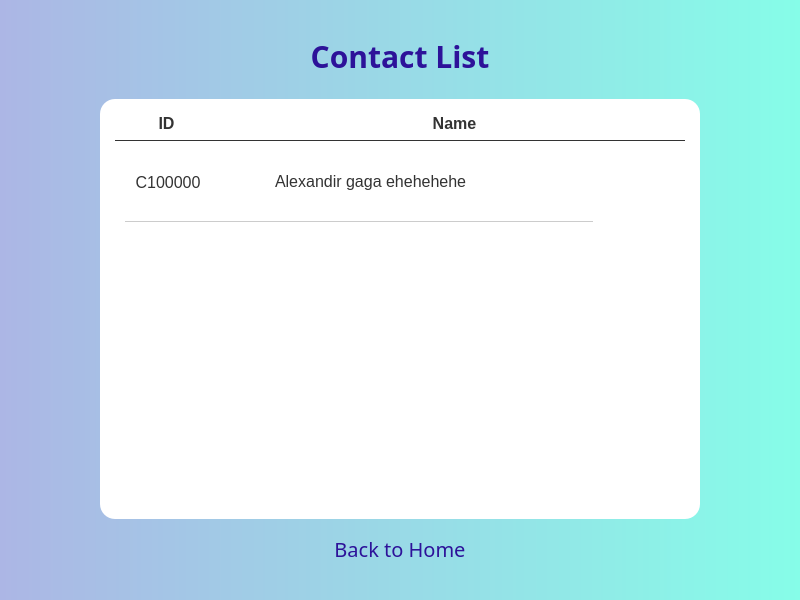
<?xml version="1.0" encoding="UTF-8"?>
<ui version="4.0">
 <class>MainWindow</class>
 <widget class="QMainWindow" name="MainWindow">
  <property name="geometry">
   <rect>
    <x>0</x>
    <y>0</y>
    <width>800</width>
    <height>600</height>
   </rect>
  </property>
  <property name="minimumSize">
   <size>
    <width>800</width>
    <height>600</height>
   </size>
  </property>
  <property name="maximumSize">
   <size>
    <width>800</width>
    <height>600</height>
   </size>
  </property>
  <property name="windowTitle">
   <string>Contact List</string>
  </property>
  <widget class="QWidget" name="centralwidget">
   <property name="styleSheet">
    <string notr="true">QPushButton {
	outline: none !important; 
}

QLabel {
	font-size: 16px;
	color: #333;
}</string>
   </property>
   <widget class="QStackedWidget" name="stackedWidget">
    <property name="geometry">
     <rect>
      <x>0</x>
      <y>0</y>
      <width>800</width>
      <height>600</height>
     </rect>
    </property>
    <property name="styleSheet">
     <string notr="true">QStackedWidget QWidget#homePage, QStackedWidget QWidget#listPage, QStackedWidget QWidget#detailPage, QStackedWidget QWidget#aboutPage {
background: qlineargradient( x1:0 y1:0, x2:1 y2:0, stop:0 #acb6e5,  stop:1 #86fde8);
}</string>
    </property>
    <property name="currentIndex">
     <number>1</number>
    </property>
    <widget class="QWidget" name="homePage">
     <property name="styleSheet">
      <string notr="true"/>
     </property>
     <widget class="QLabel" name="label">
      <property name="geometry">
       <rect>
        <x>0</x>
        <y>80</y>
        <width>800</width>
        <height>80</height>
       </rect>
      </property>
      <property name="font">
       <font>
        <family>SVN-Cookies</family>
        <pointsize>-1</pointsize>
        <weight>75</weight>
        <bold>true</bold>
       </font>
      </property>
      <property name="styleSheet">
       <string notr="true">font-size: 48px;
color: #2d1299;
font-weight: bold;</string>
      </property>
      <property name="text">
       <string>Digital Contact List</string>
      </property>
      <property name="scaledContents">
       <bool>false</bool>
      </property>
      <property name="alignment">
       <set>Qt::AlignCenter</set>
      </property>
     </widget>
     <widget class="QWidget" name="widget" native="true">
      <property name="geometry">
       <rect>
        <x>290</x>
        <y>250</y>
        <width>220</width>
        <height>240</height>
       </rect>
      </property>
      <property name="styleSheet">
       <string notr="true">QPushButton {
	background: qlineargradient( x1:0 y1:0, x2:1 y2:0, stop:0 #2d1299,  stop:1 #2980b9);
	padding: 10px 8px 12px 8px;
	font-size: 24px;
	color: #fff;
	border: none;
	border-radius: 15px;
}

QPushButton:hover {
	background: qlineargradient( x1:0 y1:0, x2:1 y2:0, stop:0 #8e2de2,  stop:1 #4a00e0);
}</string>
      </property>
      <layout class="QVBoxLayout" name="verticalLayout_2">
       <property name="spacing">
        <number>16</number>
       </property>
       <item>
        <widget class="QPushButton" name="contactListBtn">
         <property name="font">
          <font>
           <family>SVN-Cookies</family>
           <pointsize>-1</pointsize>
           <weight>50</weight>
           <bold>false</bold>
          </font>
         </property>
         <property name="cursor">
          <cursorShape>PointingHandCursor</cursorShape>
         </property>
         <property name="styleSheet">
          <string notr="true"/>
         </property>
         <property name="text">
          <string>Contact List</string>
         </property>
        </widget>
       </item>
       <item>
        <widget class="QPushButton" name="aboutUsBtn">
         <property name="font">
          <font>
           <family>SVN-Cookies</family>
           <pointsize>-1</pointsize>
           <weight>50</weight>
           <bold>false</bold>
          </font>
         </property>
         <property name="cursor">
          <cursorShape>PointingHandCursor</cursorShape>
         </property>
         <property name="text">
          <string>About Us</string>
         </property>
        </widget>
       </item>
       <item>
        <widget class="QPushButton" name="exitBtn">
         <property name="font">
          <font>
           <family>SVN-Cookies</family>
           <pointsize>-1</pointsize>
           <weight>50</weight>
           <bold>false</bold>
          </font>
         </property>
         <property name="cursor">
          <cursorShape>PointingHandCursor</cursorShape>
         </property>
         <property name="text">
          <string>Exit</string>
         </property>
        </widget>
       </item>
      </layout>
     </widget>
     <widget class="QLabel" name="label_11">
      <property name="geometry">
       <rect>
        <x>370</x>
        <y>160</y>
        <width>64</width>
        <height>64</height>
       </rect>
      </property>
      <property name="text">
       <string/>
      </property>
      <property name="pixmap">
       <pixmap>assets/icons/contact.png</pixmap>
      </property>
      <property name="scaledContents">
       <bool>true</bool>
      </property>
     </widget>
    </widget>
    <widget class="QWidget" name="listPage">
     <widget class="QLabel" name="label_2">
      <property name="geometry">
       <rect>
        <x>0</x>
        <y>30</y>
        <width>800</width>
        <height>51</height>
       </rect>
      </property>
      <property name="font">
       <font>
        <family>SVN-Cookies</family>
        <pointsize>-1</pointsize>
        <weight>75</weight>
        <bold>true</bold>
       </font>
      </property>
      <property name="styleSheet">
       <string notr="true">font-size: 30px;
color: #2d1299;
font-weight: bold;</string>
      </property>
      <property name="text">
       <string>Contact List</string>
      </property>
      <property name="alignment">
       <set>Qt::AlignCenter</set>
      </property>
     </widget>
     <widget class="QWidget" name="listWidget" native="true">
      <property name="geometry">
       <rect>
        <x>100</x>
        <y>99</y>
        <width>600</width>
        <height>420</height>
       </rect>
      </property>
      <property name="styleSheet">
       <string notr="true">QWidget#listWidget {
	border-radius: 15px;
}

QWidget {
	background-color: #fff;
}</string>
      </property>
      <layout class="QVBoxLayout" name="verticalLayout">
       <property name="spacing">
        <number>0</number>
       </property>
       <property name="leftMargin">
        <number>15</number>
       </property>
       <property name="topMargin">
        <number>15</number>
       </property>
       <property name="rightMargin">
        <number>15</number>
       </property>
       <property name="bottomMargin">
        <number>15</number>
       </property>
       <item>
        <widget class="QFrame" name="frame">
         <property name="styleSheet">
          <string notr="true">font-size: 16px;
color: #333;
font-weight: bold;</string>
         </property>
         <layout class="QHBoxLayout" name="horizontalLayout" stretch="2,9">
          <property name="leftMargin">
           <number>0</number>
          </property>
          <property name="topMargin">
           <number>0</number>
          </property>
          <property name="rightMargin">
           <number>0</number>
          </property>
          <property name="bottomMargin">
           <number>7</number>
          </property>
          <item>
           <widget class="QLabel" name="label_8">
            <property name="text">
             <string>ID</string>
            </property>
            <property name="alignment">
             <set>Qt::AlignCenter</set>
            </property>
           </widget>
          </item>
          <item>
           <widget class="QLabel" name="label_9">
            <property name="text">
             <string>Name</string>
            </property>
            <property name="alignment">
             <set>Qt::AlignCenter</set>
            </property>
           </widget>
          </item>
         </layout>
        </widget>
       </item>
       <item>
        <widget class="QScrollArea" name="listScrollWrapper">
         <property name="styleSheet">
          <string notr="true">QScrollArea {
	border: none;
	border-radius: 20px;
}

QScrollBar:vertical {              
	/*border: 1px solid #999999;*/
	border-radius: 5px;
    background: transparent;
    width: 12px;    
    margin: 0px 0px 0px 0px;
}

QScrollBar::handle:vertical {
    background: #f27d85;
	border-radius: 5px;
}

QScrollBar::add-line:vertical {
    height: 0px;
    subcontrol-position: bottom;
    subcontrol-origin: margin;
}

QScrollBar::sub-line:vertical {
    height: 0 px;
    subcontrol-position: top;
    subcontrol-origin: margin;
}</string>
         </property>
         <property name="widgetResizable">
          <bool>true</bool>
         </property>
         <widget class="QWidget" name="listScrollArea">
          <property name="geometry">
           <rect>
            <x>0</x>
            <y>0</y>
            <width>570</width>
            <height>364</height>
           </rect>
          </property>
          <widget class="QFrame" name="frame_4">
           <property name="geometry">
            <rect>
             <x>10</x>
             <y>10</y>
             <width>531</width>
             <height>81</height>
            </rect>
           </property>
           <property name="styleSheet">
            <string notr="true">QFrame#frame_4 {
	border-bottom: 1px solid #ccc;
}</string>
           </property>
           <layout class="QHBoxLayout" name="horizontalLayout_3" stretch="0,0,8">
            <property name="sizeConstraint">
             <enum>QLayout::SetFixedSize</enum>
            </property>
            <property name="leftMargin">
             <number>11</number>
            </property>
            <property name="topMargin">
             <number>0</number>
            </property>
            <property name="rightMargin">
             <number>0</number>
            </property>
            <property name="bottomMargin">
             <number>8</number>
            </property>
            <item>
             <widget class="QLabel" name="label_15">
              <property name="minimumSize">
               <size>
                <width>64</width>
                <height>64</height>
               </size>
              </property>
              <property name="maximumSize">
               <size>
                <width>64</width>
                <height>64</height>
               </size>
              </property>
              <property name="text">
               <string>C100000</string>
              </property>
              <property name="alignment">
               <set>Qt::AlignCenter</set>
              </property>
             </widget>
            </item>
            <item>
             <spacer name="horizontalSpacer_2">
              <property name="orientation">
               <enum>Qt::Horizontal</enum>
              </property>
              <property name="sizeType">
               <enum>QSizePolicy::Fixed</enum>
              </property>
              <property name="sizeHint" stdset="0">
               <size>
                <width>50</width>
                <height>20</height>
               </size>
              </property>
             </spacer>
            </item>
            <item>
             <widget class="QWidget" name="widget_6" native="true">
              <property name="minimumSize">
               <size>
                <width>383</width>
                <height>71</height>
               </size>
              </property>
              <layout class="QHBoxLayout" name="horizontalLayout_5" stretch="1,0">
               <property name="spacing">
                <number>10</number>
               </property>
               <property name="sizeConstraint">
                <enum>QLayout::SetFixedSize</enum>
               </property>
               <property name="leftMargin">
                <number>0</number>
               </property>
               <property name="topMargin">
                <number>0</number>
               </property>
               <property name="rightMargin">
                <number>0</number>
               </property>
               <property name="bottomMargin">
                <number>0</number>
               </property>
               <item>
                <widget class="QLabel" name="label_16">
                 <property name="maximumSize">
                  <size>
                   <width>64</width>
                   <height>64</height>
                  </size>
                 </property>
                 <property name="text">
                  <string/>
                 </property>
                 <property name="pixmap">
                  <pixmap>alexis_barnett_sm.png</pixmap>
                 </property>
                </widget>
               </item>
               <item>
                <widget class="QLabel" name="label_17">
                 <property name="minimumSize">
                  <size>
                   <width>318</width>
                   <height>0</height>
                  </size>
                 </property>
                 <property name="text">
                  <string>Alexandir gaga ehehehehe</string>
                 </property>
                 <property name="wordWrap">
                  <bool>false</bool>
                 </property>
                </widget>
               </item>
              </layout>
             </widget>
            </item>
           </layout>
          </widget>
         </widget>
        </widget>
       </item>
      </layout>
     </widget>
     <widget class="QLabel" name="label_10">
      <property name="geometry">
       <rect>
        <x>115</x>
        <y>140</y>
        <width>570</width>
        <height>1</height>
       </rect>
      </property>
      <property name="styleSheet">
       <string notr="true">border-top: 2px solid #333;</string>
      </property>
      <property name="text">
       <string/>
      </property>
     </widget>
     <widget class="QPushButton" name="listBackBtn">
      <property name="geometry">
       <rect>
        <x>300</x>
        <y>535</y>
        <width>200</width>
        <height>28</height>
       </rect>
      </property>
      <property name="font">
       <font>
        <family>SVN-Cookies</family>
        <pointsize>-1</pointsize>
       </font>
      </property>
      <property name="cursor">
       <cursorShape>PointingHandCursor</cursorShape>
      </property>
      <property name="styleSheet">
       <string notr="true">QPushButton {
font-size: 20px;
color: #2d1299;
background-color: none;
border: none;
}

QPushButton:hover {
color: #8e2de2;
}</string>
      </property>
      <property name="text">
       <string>Back to Home</string>
      </property>
     </widget>
    </widget>
    <widget class="QWidget" name="detailPage">
     <property name="styleSheet">
      <string notr="true"/>
     </property>
     <widget class="QPushButton" name="detailBackBtn">
      <property name="geometry">
       <rect>
        <x>289</x>
        <y>532</y>
        <width>221</width>
        <height>28</height>
       </rect>
      </property>
      <property name="font">
       <font>
        <family>SVN-Cookies</family>
        <pointsize>-1</pointsize>
       </font>
      </property>
      <property name="cursor">
       <cursorShape>PointingHandCursor</cursorShape>
      </property>
      <property name="styleSheet">
       <string notr="true">font-size: 20px;
color: #2d1299;
background-color: none;
border: none;</string>
      </property>
      <property name="text">
       <string>Back to Contact List</string>
      </property>
     </widget>
     <widget class="QWidget" name="detailWrapper" native="true">
      <property name="geometry">
       <rect>
        <x>120</x>
        <y>57</y>
        <width>560</width>
        <height>461</height>
       </rect>
      </property>
      <property name="styleSheet">
       <string notr="true">QWidget#detailWrapper {
	background-color: #fff;
	border-radius: 15px;
}</string>
      </property>
      <widget class="QLabel" name="detailImg">
       <property name="geometry">
        <rect>
         <x>150</x>
         <y>20</y>
         <width>260</width>
         <height>260</height>
        </rect>
       </property>
       <property name="styleSheet">
        <string notr="true">border: 1px solid #ccc;
border-radius: 20px;</string>
       </property>
       <property name="text">
        <string/>
       </property>
       <property name="pixmap">
        <pixmap>alexis_barnett.png</pixmap>
       </property>
       <property name="scaledContents">
        <bool>true</bool>
       </property>
      </widget>
      <widget class="QLabel" name="detailName">
       <property name="geometry">
        <rect>
         <x>0</x>
         <y>297</y>
         <width>560</width>
         <height>51</height>
        </rect>
       </property>
       <property name="styleSheet">
        <string notr="true">font-size: 28px;
color: #2d1299;
font-weight: bold;</string>
       </property>
       <property name="text">
        <string>Alexandir gaga ehehehehe</string>
       </property>
       <property name="alignment">
        <set>Qt::AlignCenter</set>
       </property>
      </widget>
      <widget class="QWidget" name="widget_3" native="true">
       <property name="geometry">
        <rect>
         <x>50</x>
         <y>344</y>
         <width>460</width>
         <height>48</height>
        </rect>
       </property>
       <property name="styleSheet">
        <string notr="true">QLabel {
	font-size: 16px;
	color: #333;
}</string>
       </property>
       <layout class="QHBoxLayout" name="horizontalLayout_2" stretch="0,1,0,1,0">
        <property name="sizeConstraint">
         <enum>QLayout::SetDefaultConstraint</enum>
        </property>
        <property name="leftMargin">
         <number>0</number>
        </property>
        <property name="topMargin">
         <number>5</number>
        </property>
        <property name="rightMargin">
         <number>0</number>
        </property>
        <property name="bottomMargin">
         <number>5</number>
        </property>
        <item>
         <widget class="QLabel" name="label_6">
          <property name="maximumSize">
           <size>
            <width>32</width>
            <height>32</height>
           </size>
          </property>
          <property name="font">
           <font>
            <pointsize>-1</pointsize>
            <weight>50</weight>
            <bold>false</bold>
           </font>
          </property>
          <property name="text">
           <string/>
          </property>
          <property name="pixmap">
           <pixmap>assets/icons/phone.png</pixmap>
          </property>
          <property name="scaledContents">
           <bool>true</bool>
          </property>
          <property name="alignment">
           <set>Qt::AlignCenter</set>
          </property>
         </widget>
        </item>
        <item>
         <widget class="QLabel" name="detailPhone">
          <property name="styleSheet">
           <string notr="true">font-weight: bold;</string>
          </property>
          <property name="text">
           <string>01234567890</string>
          </property>
         </widget>
        </item>
        <item>
         <spacer name="horizontalSpacer">
          <property name="orientation">
           <enum>Qt::Horizontal</enum>
          </property>
          <property name="sizeType">
           <enum>QSizePolicy::Preferred</enum>
          </property>
          <property name="sizeHint" stdset="0">
           <size>
            <width>40</width>
            <height>20</height>
           </size>
          </property>
         </spacer>
        </item>
        <item>
         <widget class="QLabel" name="detailMail">
          <property name="styleSheet">
           <string notr="true">font-weight: bold;</string>
          </property>
          <property name="text">
           <string>aaaaaaacdef@gmail.com</string>
          </property>
          <property name="alignment">
           <set>Qt::AlignRight|Qt::AlignTrailing|Qt::AlignVCenter</set>
          </property>
         </widget>
        </item>
        <item>
         <widget class="QLabel" name="label_12">
          <property name="maximumSize">
           <size>
            <width>32</width>
            <height>32</height>
           </size>
          </property>
          <property name="text">
           <string/>
          </property>
          <property name="pixmap">
           <pixmap>assets/icons/email.png</pixmap>
          </property>
          <property name="scaledContents">
           <bool>true</bool>
          </property>
         </widget>
        </item>
       </layout>
      </widget>
      <widget class="QWidget" name="widget_5" native="true">
       <property name="geometry">
        <rect>
         <x>150</x>
         <y>280</y>
         <width>260</width>
         <height>31</height>
        </rect>
       </property>
       <property name="styleSheet">
        <string notr="true">font-size: 16px;</string>
       </property>
       <layout class="QHBoxLayout" name="horizontalLayout_4">
        <property name="leftMargin">
         <number>0</number>
        </property>
        <property name="topMargin">
         <number>2</number>
        </property>
        <property name="rightMargin">
         <number>0</number>
        </property>
        <property name="bottomMargin">
         <number>5</number>
        </property>
        <item>
         <widget class="QLabel" name="label_7">
          <property name="styleSheet">
           <string notr="true">font-weight: bold;</string>
          </property>
          <property name="text">
           <string>ID:</string>
          </property>
          <property name="alignment">
           <set>Qt::AlignRight|Qt::AlignTrailing|Qt::AlignVCenter</set>
          </property>
         </widget>
        </item>
        <item>
         <widget class="QLabel" name="detailID">
          <property name="text">
           <string>C1</string>
          </property>
         </widget>
        </item>
       </layout>
      </widget>
      <widget class="QLabel" name="detailBio">
       <property name="geometry">
        <rect>
         <x>50</x>
         <y>400</y>
         <width>460</width>
         <height>40</height>
        </rect>
       </property>
       <property name="styleSheet">
        <string notr="true"/>
       </property>
       <property name="text">
        <string>Hello motherfucker, hehehe hahaha, one two three. ABC DEF XGHSAD ASDA DASD asd asdas qwe q asdas da</string>
       </property>
       <property name="alignment">
        <set>Qt::AlignCenter</set>
       </property>
       <property name="wordWrap">
        <bool>true</bool>
       </property>
      </widget>
     </widget>
    </widget>
    <widget class="QWidget" name="aboutPage">
     <widget class="QLabel" name="label_4">
      <property name="geometry">
       <rect>
        <x>0</x>
        <y>30</y>
        <width>800</width>
        <height>51</height>
       </rect>
      </property>
      <property name="font">
       <font>
        <family>SVN-Cookies</family>
        <pointsize>-1</pointsize>
        <weight>75</weight>
        <bold>true</bold>
       </font>
      </property>
      <property name="styleSheet">
       <string notr="true">font-size: 30px;
color: #2d1299;
font-weight: bold;</string>
      </property>
      <property name="text">
       <string>About Us</string>
      </property>
      <property name="alignment">
       <set>Qt::AlignCenter</set>
      </property>
     </widget>
     <widget class="QWidget" name="widget_2" native="true">
      <property name="geometry">
       <rect>
        <x>170</x>
        <y>130</y>
        <width>120</width>
        <height>80</height>
       </rect>
      </property>
      <property name="styleSheet">
       <string notr="true">QWidget#listWidget {
	background-color: #fff;
	border-radius: 15px;
}</string>
      </property>
     </widget>
    </widget>
   </widget>
  </widget>
 </widget>
 <resources/>
 <connections/>
</ui>
